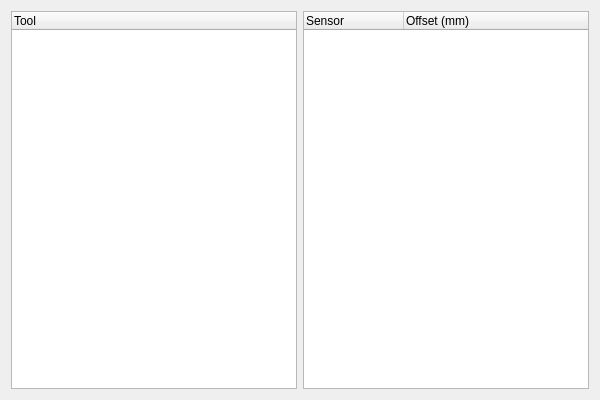
<?xml version="1.0" encoding="UTF-8"?>
<ui version="4.0">
 <class>ToolSensorRelationEditor</class>
 <widget class="QDialog" name="ToolSensorRelationEditor">
  <property name="geometry">
   <rect>
    <x>0</x>
    <y>0</y>
    <width>600</width>
    <height>400</height>
   </rect>
  </property>
  <property name="windowTitle">
   <string>Edit Tool-Sensor Relationships</string>
  </property>
  <layout class="QHBoxLayout" name="horizontalLayout">
   <item>
    <widget class="QTreeWidget" name="treeWidgetTools">
     <property name="contextMenuPolicy">
      <enum>Qt::CustomContextMenu</enum>
     </property>
     <property name="selectionMode">
      <enum>QAbstractItemView::SingleSelection</enum>
     </property>
     <column>
      <property name="text">
       <string>Tool</string>
      </property>
     </column>
    </widget>
   </item>
   <item>
    <widget class="QTreeWidget" name="treeWidgetSensors">
     <property name="contextMenuPolicy">
      <enum>Qt::NoContextMenu</enum>
     </property>
     <property name="selectionMode">
      <enum>QAbstractItemView::NoSelection</enum>
     </property>
     <column>
      <property name="text">
       <string>Sensor</string>
      </property>
     </column>
     <column>
      <property name="text">
       <string>Offset (mm)</string>
      </property>
     </column>
    </widget>
   </item>
  </layout>
 </widget>
 <resources/>
 <connections/>
</ui>
